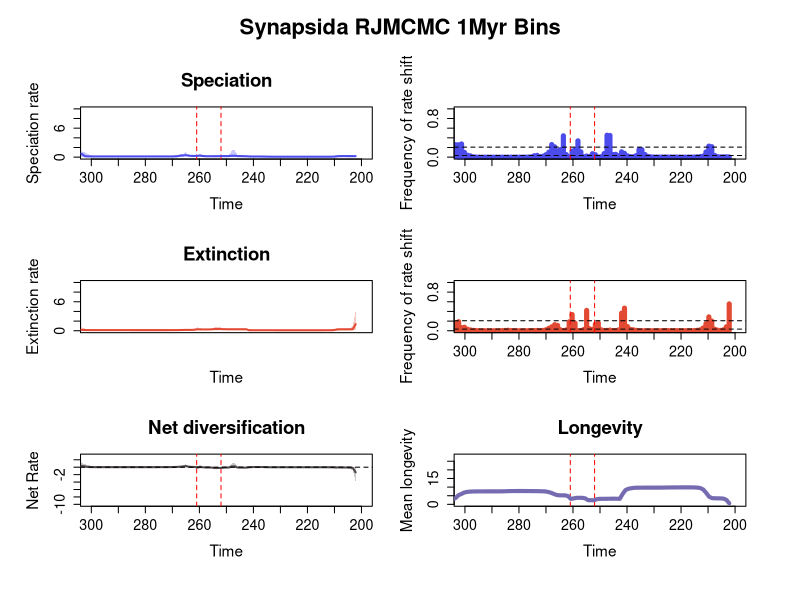

Generate this figure with R:


pdf(file='C:/Users/SimoesLabAdmin/Documents/BDNN_Arielli/synapsida/mcmc_no_predictors/A_rjmcmc_sampled_every_20k/RTT_plots_final.pdf', width=11, height=11)
# Note: reducing the width of the pdf by any more will force the x axis tick labels back to every 20 ma from the custom 10 ma
par(mfrow=c(3,2), cex.main=1.7, cex.lab=1.4, cex.axis=1.3,
    oma=c(2, 2, 4, 2))     # outer margins for the entire figure
library(scales)

# Define custom tick positions at 10 MY intervals
x_ticks <- seq(-300, -200, by=10)
x_tick_labels <- abs(x_ticks)

# Calculate positions for the mass extinction events
perm_trias_extinction = -252 # End-Permian mass extinction (252 Ma)
guadalupian_extinction = -261 # Guadalupian extinction (261 Ma)

time=c(-202.15980177, -203.22606131000003,-204.29232085,-205.35858039,-206.42483993000002,-207.49109947,-208.55735901000003,-209.62361855,-210.68987809000004,-211.75613763,-212.82239717,-213.88865671000002,-214.95491625,-216.02117579000003,-217.08743533,-218.15369487000004,-219.21995441,-220.28621395,-221.35247349000002,-222.41873303,-223.48499257000003,-224.55125211,-225.61751165000004,-226.68377119000002,-227.75003073,-228.81629027000002,-229.88254981,-230.94880935000003,-232.01506889,-233.08132842999999,-234.14758797000002,-235.21384751,-236.28010705000003,-237.34636659,-238.41262613000004,-239.47888567,-240.54514521,-241.61140475000002,-242.67766429,-243.74392383000003,-244.81018337,-245.87644291000004,-246.94270245,-248.00896199,-249.07522153000002,-250.14148107,-251.20774061000003,-252.27400015,-253.34025969000004,-254.40651923000001,-255.47277877,-256.53903831,-257.60529785,-258.67155739000003,-259.73781693,-260.80407647,-261.87033601,-262.93659555,-264.00285509,-265.06911463,-266.13537417000003,-267.20163371,-268.26789325,-269.33415279,-270.40041233,-271.46667186999997,-272.53293141,-273.59919095000004,-274.66545049,-275.73171003,-276.79796957,-277.86422911,-278.93048865,-279.99674819,-281.06300773000004,-282.12926727,-283.19552681,-284.26178635,-285.32804589,-286.39430543,-287.46056497,-288.52682451000004,-289.59308405,-290.65934359,-291.72560313,-292.79186267,-293.85812221,-294.92438175,-295.99064129000004,-297.05690083,-298.12316037,-299.18941991,-300.25567945,-301.32193899,-302.38819853,-303.45445807000004,-304.52071761,-305.58697715,-306.65323669,-307.71949623)
rate=c(0.20796762396500365, 0.20766679887449715,0.2101375871435917,0.21168803596742553,0.21269096279219235,0.21291474661665094,0.20399091962747742,0.12720317707832302,0.10503837650011404,0.09614447495496997,0.09422744868470204,0.09349567082960046,0.09316486958631787,0.09306171312342326,0.09301855634436387,0.09302418504960407,0.09303579409332255,0.09310245859941212,0.09322079460437313,0.09334461299643511,0.09354517851520205,0.0937424425579432,0.09399949581688385,0.0942799725999955,0.09457986988302908,0.09468569412911594,0.09478753397964187,0.09492540662417218,0.09531807569716022,0.09627359218398832,0.0991834231437475,0.10881895386263982,0.12457085230026213,0.1318645416343191,0.13295252555384324,0.13419385239014517,0.13692181375014043,0.1474432789049239,0.18985373143042378,0.19727928033232195,0.21058068485197756,0.2180082777927044,0.29147321710454255,0.2840505279321833,0.21623547030728502,0.21393166813862474,0.21358640978582083,0.2130678696151146,0.19895663096800442,0.19546515839393303,0.19101985208488081,0.1910780673734374,0.1951455894640577,0.2314257665351939,0.30190837884510596,0.26166190068229717,0.25606025346090355,0.2576201427290292,0.31480191979880934,0.3945635621902289,0.3353905547504395,0.31095728218147667,0.17590414072106741,0.1561455079970681,0.15191609340567364,0.1497289733291343,0.1492019151574226,0.14861891109265207,0.14698958588187916,0.1462932303128907,0.14613021761610834,0.14605603972028536,0.14602511201461504,0.1460168566523532,0.14602200442190397,0.14606642307521955,0.14610279941441673,0.1461163214780764,0.1461102754401429,0.14611082508320772,0.14611012039760268,0.14610967820378198,0.14610587806697034,0.14609635375624305,0.1460887684352624,0.14607374875777862,0.1460767767856696,0.14608934514532085,0.14611979684064086,0.14623513315598108,0.14653363140348663,0.14772907767477256,0.14934598261620363,0.15527538097149884,0.1918185060469303,0.6269305568919246,0.7966103822203912,0.8243147170204428,0.8429759695678014,0.8438357429413552)
minHPD=c(0.0768943748744174, 0.07759585291109931,0.07835882624604115,0.07905088387474705,0.07851966021047276,0.07905088387474705,0.07289422283988767,0.048194609730144576,0.039765300181599156,0.03845828469233687,0.042972415586223875,0.044798501892353564,0.04411802272479986,0.044665025581000196,0.04482805220885506,0.04515927009818011,0.0453330247440287,0.04483341814206473,0.04494190654018587,0.04569018382700499,0.04572629837914798,0.0455320193906466,0.04553666781656226,0.044936772503708956,0.044807159323282435,0.0455320193906466,0.04514545711772151,0.04484607789105739,0.04516077052275215,0.04492099533044749,0.04185372916623322,0.047995366444023725,0.06934587340852706,0.07633840809055153,0.07828766516451989,0.078942017690489,0.07893464227840243,0.07998447882917319,0.07894668028705397,0.0823954103680885,0.08921458473105816,0.08694143277627796,0.09652051440582843,0.12864142029923623,0.1207791617933448,0.121735188225771,0.1207791617933448,0.12119451829810914,0.11185066050513932,0.1134267850332581,0.10646464895740482,0.10614555127151859,0.10077728944311788,0.13717255421979418,0.17112614122512343,0.11101455615033948,0.11131171297842146,0.1110357778242096,0.09979938590698119,0.20848061814815885,0.12390033646884258,0.11598557724369375,0.10367159804679568,0.10389314946744818,0.10175165734803149,0.09732700949087068,0.09616608309865594,0.08902081654153314,0.0994553118176836,0.10261880024986388,0.10251443230185399,0.10133961684066378,0.10175165734803149,0.10184901708773189,0.10204663389848598,0.102250008493835,0.10245984248590964,0.10252231205722617,0.10253927801407205,0.10251443230185399,0.10251443230185399,0.10246180144182915,0.10242129460027306,0.10233435085176491,0.10223152885773121,0.10209840634284183,0.1018162937612192,0.10155929481761443,0.10240940890170434,0.10175165734803149,0.10133961684066378,0.09563065402259772,0.08936525115135471,0.09117665824663747,0.09992597846904823,0.10528664406738539,0.12822070175942932,0.3292412171621953,0.3394789633107799,0.3422578161279379)
maxHPD=c(0.3794781254648623, 0.37688966022350573,0.3753595732193221,0.37685157984000295,0.37941859589109045,0.38429020353291304,0.3866462360139265,0.34373450985548754,0.2699347795828436,0.15722228971581734,0.14656708420259604,0.14471169710626947,0.14231541772341838,0.14232003257329645,0.14202814984960746,0.14209620427361466,0.14209414232256085,0.14135207211460424,0.1413236079239283,0.1420268075688765,0.14209620427361466,0.1420320976275001,0.14229352635982637,0.14209620427361466,0.14232558078869326,0.14330452969935673,0.14328852926286736,0.1433998249992334,0.14470838249283638,0.14771113392238153,0.1602531774136245,0.2259382717319704,0.25198571073105586,0.25204872986654053,0.25368055134618944,0.2544117029356372,0.2551746381829326,0.2628861321918233,0.3236361075900059,0.333464348056029,0.3666545124733737,0.4107930956925239,1.4037704429443751,1.3741326872328534,0.36643224218692744,0.3505787688833488,0.34814382825986484,0.3476785902313394,0.27939416083812146,0.2733100544158744,0.2711095791260178,0.2715207340711895,0.2806030851752576,0.36804793375576234,0.7967249996308864,0.4041349013964623,0.3962109745265074,0.3968641080819756,0.5977799640358299,1.018932953197029,0.6272632024136904,0.544317075888178,0.398743212605749,0.3446526964687403,0.3324107078189649,0.32083964739721477,0.3140679190694435,0.28526284990293843,0.20881677993598916,0.20148160927338268,0.19981788040402462,0.1980913200332915,0.19822523958335844,0.19821389464761777,0.19821389464761777,0.19821389464761777,0.19821389464761777,0.19821389464761777,0.19822523958335844,0.19821356983995364,0.1982445742341141,0.19821389464761777,0.19821389464761777,0.19821389464761777,0.19821389464761777,0.19827520720283504,0.19821356983995364,0.19821389464761777,0.19941204527990364,0.19982161000977583,0.20248277222513614,0.22041487521381647,0.4459590151606513,0.6801058617310471,0.9527086662209635,1.163876768555937,1.4593715893969958,1.7053078110211857,1.6985430638167298,1.7073269714118504)
remove_na = !is.na(rate)
time = time[remove_na]
plot(time,time,type = 'n', ylim = c(0, 10), xlim = c(-300,-200), ylab = 'Speciation rate', xlab = 'Time',main='Speciation', xaxt='n') # xaxt removes default x axis

axis(1, at=x_ticks, labels=x_tick_labels, cex.axis=1.3) # Custom x-axis with 10MY interval ticks
# Add vertical lines for mass extinction events
abline(v=perm_trias_extinction, col="red", lty=2) 
abline(v=guadalupian_extinction, col="red", lty=2)

polygon(c(time, rev(time)), c(maxHPD[remove_na], rev(minHPD[remove_na])), col = alpha('#4c4cec',0.3), border = NA)
lines(time,rate[remove_na], col = '#4c4cec', lwd=2)
mids=c(-202.16518691919194, -203.24221675757576,-204.3192465959596,-205.39627643434343,-206.47330627272729,-207.5503361111111,-208.62736594949496,-209.7043957878788,-210.78142562626263,-211.85845546464648,-212.9354853030303,-214.01251514141416,-215.08954497979798,-216.16657481818183,-217.24360465656565,-218.3206344949495,-219.39766433333335,-220.47469417171718,-221.55172401010103,-222.62875384848485,-223.7057836868687,-224.78281352525252,-225.85984336363637,-226.9368732020202,-228.01390304040405,-229.0909328787879,-230.16796271717172,-231.24499255555557,-232.3220223939394,-233.39905223232324,-234.4760820707071,-235.55311190909092,-236.63014174747474,-237.7071715858586,-238.78420142424244,-239.86123126262626,-240.9382611010101,-242.01529093939394,-243.0923207777778,-244.16935061616164,-245.24638045454546,-246.32341029292928,-247.40044013131313,-248.47746996969698,-249.5544998080808,-250.63152964646466,-251.70855948484848,-252.78558932323233,-253.86261916161618,-254.939649,-256.0166788383838,-257.0937086767677,-258.1707385151515,-259.2477683535354,-260.3247981919192,-261.401828030303,-262.4788578686869,-263.5558877070707,-264.6329175454546,-265.7099473838384,-266.7869772222222,-267.86400706060607,-268.9410368989899,-270.0180667373737,-271.09509657575757,-272.1721264141414,-273.24915625252527,-274.3261860909091,-275.40321592929297,-276.48024576767676,-277.5572756060606,-278.63430544444446,-279.71133528282826,-280.7883651212121,-281.86539495959596,-282.9424247979798,-284.01945463636366,-285.0964844747475,-286.1735143131313,-287.25054415151516,-288.327573989899,-289.4046038282828,-290.48163366666665,-291.5586635050505,-292.63569334343435,-293.7127231818182,-294.78975302020206,-295.86678285858585,-296.9438126969697,-298.02084253535355,-299.09787237373735,-300.1749022121212,-301.25193205050505,-302.3289618888889,-303.40599172727275,-304.4830215656566,-305.5600514040404,-306.63708124242424,-307.7141110808081)
counts=c(0.004944444444444444, 0.0092,0.0064444444444444445,0.006044444444444444,0.009788888888888889,0.036066666666666664,0.21676666666666666,0.22844444444444445,0.10683333333333334,0.023144444444444443,0.011122222222222223,0.005833333333333334,0.0029666666666666665,0.002522222222222222,0.0020555555555555557,0.0015555555555555555,0.001888888888888889,0.0021777777777777776,0.002688888888888889,0.003511111111111111,0.0033666666666666667,0.0036666666666666666,0.003966666666666667,0.0035444444444444442,0.0023,0.0025,0.0027333333333333333,0.006866666666666667,0.01682222222222222,0.05508888888888889,0.15416666666666667,0.15747777777777777,0.030955555555555556,0.007388888888888889,0.010555555555555556,0.027344444444444446,0.07877777777777778,0.11027777777777778,0.028511111111111112,0.05846666666666667,0.05513333333333333,0.44908888888888887,0.4532777777777778,0.07386666666666666,0.009122222222222223,0.003933333333333333,0.0504,0.07113333333333334,0.0141,0.02298888888888889,0.008288888888888889,0.11153333333333333,0.3371777777777778,0.15767777777777778,0.12498888888888889,0.006944444444444444,0.05263333333333333,0.4416111111111111,0.15745555555555554,0.1302111111111111,0.21332222222222222,0.2604222222222222,0.1017,0.049555555555555554,0.020866666666666665,0.011566666666666666,0.03678888888888889,0.029344444444444444,0.006922222222222222,0.003022222222222222,0.0017555555555555556,0.0010888888888888888,0.0008888888888888889,0.0013,0.0017555555555555556,0.0009,0.0006555555555555556,0.0007111111111111111,0.0006222222222222223,0.0008777777777777778,0.0007333333333333333,0.0009,0.0008888888888888889,0.0010555555555555555,0.0011,0.001,0.001288888888888889,0.003077777777777778,0.006855555555555556,0.027366666666666668,0.040822222222222225,0.099,0.2729111111111111,0.2557333333333333,0.25804444444444447,0.0456,0.029988888888888888,0.005733333333333333,0.0044444444444444444)
plot(mids,counts,type = 'h', xlim = c(-300,-200), ylim=c(0,1), ylab = 'Frequency of rate shift', xlab = 'Time',lwd=5,col='#4c4cec', xaxt='n') # xaxt removes default x axis

# Custom x-axis with 10MY interval ticks
axis(1, at=x_ticks, labels=x_tick_labels, cex.axis=1.3)
# Add vertical lines for mass extinction events
abline(v=perm_trias_extinction, col="red", lty=2) 
abline(v=guadalupian_extinction, col="red", lty=2)

bf2 = 0.03425154723169152
bf6 = 0.20764631159148825
abline(h=bf2, lty=2)
abline(h=bf6, lty=2)

time=c(-202.15980177, -203.22606131000003,-204.29232085,-205.35858039,-206.42483993000002,-207.49109947,-208.55735901000003,-209.62361855,-210.68987809000004,-211.75613763,-212.82239717,-213.88865671000002,-214.95491625,-216.02117579000003,-217.08743533,-218.15369487000004,-219.21995441,-220.28621395,-221.35247349000002,-222.41873303,-223.48499257000003,-224.55125211,-225.61751165000004,-226.68377119000002,-227.75003073,-228.81629027000002,-229.88254981,-230.94880935000003,-232.01506889,-233.08132842999999,-234.14758797000002,-235.21384751,-236.28010705000003,-237.34636659,-238.41262613000004,-239.47888567,-240.54514521,-241.61140475000002,-242.67766429,-243.74392383000003,-244.81018337,-245.87644291000004,-246.94270245,-248.00896199,-249.07522153000002,-250.14148107,-251.20774061000003,-252.27400015,-253.34025969000004,-254.40651923000001,-255.47277877,-256.53903831,-257.60529785,-258.67155739000003,-259.73781693,-260.80407647,-261.87033601,-262.93659555,-264.00285509,-265.06911463,-266.13537417000003,-267.20163371,-268.26789325,-269.33415279,-270.40041233,-271.46667186999997,-272.53293141,-273.59919095000004,-274.66545049,-275.73171003,-276.79796957,-277.86422911,-278.93048865,-279.99674819,-281.06300773000004,-282.12926727,-283.19552681,-284.26178635,-285.32804589,-286.39430543,-287.46056497,-288.52682451000004,-289.59308405,-290.65934359,-291.72560313,-292.79186267,-293.85812221,-294.92438175,-295.99064129000004,-297.05690083,-298.12316037,-299.18941991,-300.25567945,-301.32193899,-302.38819853,-303.45445807000004,-304.52071761,-305.58697715,-306.65323669,-307.71949623)
rate=c(1.3666440167730343, 0.31376495817083805,0.2925677868489296,0.287478471450386,0.2862210070337915,0.2836099130768382,0.27547660210681213,0.20190635617322839,0.11245556240985816,0.10453970444279807,0.10222815117649639,0.1015247960284296,0.10125537896087597,0.10114691685286886,0.10111122132144792,0.10110598646116402,0.10113916870225911,0.10117250728095076,0.10123726550392864,0.10128960280091265,0.101358795632642,0.10144750458247816,0.10159815138914363,0.10177273564665804,0.10190479790650894,0.10192726518873972,0.10193089731103878,0.1019223622891463,0.1019272973438134,0.10193130808446357,0.10193481606391921,0.1019534260548558,0.10198581517322039,0.10207092723482862,0.10249258001622347,0.10306668051534673,0.10444559133040965,0.11430555939094128,0.30622014114357254,0.3057051293362182,0.3053262881169408,0.3054566654123859,0.3063331444311439,0.3076006767936023,0.3078215451494205,0.3083561825241705,0.3151942295508726,0.3515455842966989,0.34793102675511056,0.34717041234135554,0.29040953921959634,0.2707584459780589,0.2690906058659128,0.26888367215422326,0.2809268221804285,0.28261670937316813,0.20421145927468826,0.17699950498381256,0.1753395766532515,0.17413796426515107,0.1630479965363492,0.14759407183316559,0.13811715826340581,0.1328584065648523,0.12998059521010788,0.12914577844235364,0.12881221810801655,0.12856402637891917,0.12825475236818162,0.12807771353840552,0.12797041561480255,0.1278866366008437,0.1278749333479151,0.12787727467096058,0.12791774126763833,0.12805532068605435,0.12825475236818162,0.12864423519811075,0.12938849185615647,0.12981090317356545,0.12997017790930945,0.129996576110952,0.13001246225147917,0.13001004703321206,0.13002174541626105,0.13006084222975345,0.13009900995206167,0.13017805247630732,0.13032684877137363,0.13060170801158205,0.13109488690091517,0.1322577587165825,0.13446020254100768,0.13968787858331613,0.14501582388466194,0.17034822905982056,0.2505660348390565,0.2746149495623695,0.2977590787755317,0.31648715370654756)
minHPD=c(0.08348190308680896, 0.07368241661031225,0.0844673055409662,0.08327000187176245,0.08435717385455181,0.08435717385455181,0.0823664992062907,0.07128241655358862,0.06333759320716403,0.05653815888738134,0.05753424662583165,0.06301447853364206,0.06518718786189116,0.06519531407714453,0.06515772973663224,0.06518718786189116,0.06516603168919358,0.06510110720956809,0.06513737114166247,0.06537263627711279,0.06734119586520412,0.06733007231278947,0.06774509795910805,0.06775386137193883,0.06772528748593573,0.06781091375094567,0.06775386137193883,0.06772528748593573,0.06780421195462585,0.0677549651107355,0.06772528748593573,0.06772528748593573,0.06775386137193883,0.06715112784305398,0.06335379442813509,0.056827993782073476,0.06247040054729427,0.06518718786189116,0.17379380010964263,0.19587329107423804,0.19574548850587145,0.1969417492277334,0.1963426761343241,0.20038395319566288,0.20032746752998773,0.19632928673510633,0.18918864736120888,0.24965700436920876,0.24957857744870487,0.24965700436920876,0.16126463747187753,0.16736617547785937,0.1674306327621449,0.16737600221568985,0.1324248678632417,0.11764011944485381,0.11081770609084718,0.1087129745214534,0.1087129745214534,0.10867900520870648,0.1040291301518661,0.08625140261938312,0.07695725992406921,0.07559940189269528,0.07374780061787484,0.07563919690930712,0.07550632331098898,0.07616735136221806,0.0758013124756407,0.0758013124756407,0.0758013124756407,0.075497377728141,0.0758013124756407,0.0758013124756407,0.07615756395106608,0.0758013124756407,0.07644181766085287,0.07733093566473771,0.07817600997339538,0.07845642931333982,0.07845642931333982,0.07845921525849751,0.07840515356116852,0.0783931559672493,0.07828189541803066,0.0787623169685589,0.07850294709956412,0.07852123943815092,0.07848539144050923,0.07849388006026446,0.07828165956114867,0.07614856198168524,0.06805678901047306,0.07183867760227988,0.0736305007680343,0.07674831600144431,0.08742231109698581,0.0881285466630207,0.08742231109698581,0.08648396848453296)
maxHPD=c(4.006078696745388, 1.070287033094507,0.5468734958945284,0.5217462567650728,0.5188171664863217,0.5151756212954623,0.5063648191701448,0.4628783552752922,0.35848134381864527,0.2554923375190755,0.1556060965330382,0.1444070607999364,0.14268765506746675,0.14116324944318434,0.14038611745888996,0.13987723945919364,0.13927425497430432,0.13890861788771322,0.13847568438238236,0.13831739123434325,0.13987462844300874,0.139483221464613,0.13950847862416768,0.139314460700887,0.13931246078070517,0.1394519972274317,0.13946975034631431,0.13950610782218492,0.13974225966512333,0.13986761342481555,0.140027791428347,0.1404227366717536,0.14119848727741793,0.14248126962477498,0.14745818394798837,0.18066666438760576,0.27508400003509853,0.3382642957585694,0.45712774842507997,0.4412217933899372,0.4374695793357429,0.4370199604603846,0.43250113824153896,0.4389819224270483,0.44126339230400946,0.44540157791131724,0.5653813240445955,0.739131670642162,0.7099585752192836,0.7099585752192836,0.41830867669301697,0.35697031359972575,0.3559408815201169,0.3559408815201169,0.49578675608213535,0.7529206445306491,0.31772967936975105,0.3044414414550101,0.30404703584203213,0.30439174564394655,0.3024913140504804,0.2874274217342404,0.24552796232239824,0.22533334620666615,0.208213003364816,0.20570642790937532,0.2040212652055531,0.20335459990111307,0.20120691314913178,0.2003918823321254,0.1995731502008717,0.19874287008872213,0.19874287008872213,0.1985582344464715,0.1986959560511362,0.19779863089468452,0.19783951204615635,0.19783528058858246,0.19781316566315735,0.19785520796007153,0.19785520796007153,0.19785520796007153,0.19781316566315735,0.19783528058858246,0.19778808446829232,0.19835326032037082,0.19824963737544704,0.1986348951352021,0.1993225677431661,0.20080303524710236,0.20377938886473426,0.21116999948835075,0.2491395796924543,0.38390339119681904,0.46510380574171506,0.6902296316620936,0.8612469701781429,0.8821524013776972,0.9401402207208718,1.0093068886929968)
remove_na = !is.na(rate)
time = time[remove_na]
plot(time,time,type = 'n', ylim = c(0, 10), xlim = c(-300,-200), ylab = 'Extinction rate', xlab = 'Time',main='Extinction', xaxt='n') # xaxt removes default x axis
polygon(c(time, rev(time)), c(maxHPD[remove_na], rev(minHPD[remove_na])), col = alpha('#e34a33',0.3), border = NA)
lines(time,rate[remove_na], col = '#e34a33', lwd=2)
mids=c(-202.16518691919194, -203.24221675757576,-204.3192465959596,-205.39627643434343,-206.47330627272729,-207.5503361111111,-208.62736594949496,-209.7043957878788,-210.78142562626263,-211.85845546464648,-212.9354853030303,-214.01251514141416,-215.08954497979798,-216.16657481818183,-217.24360465656565,-218.3206344949495,-219.39766433333335,-220.47469417171718,-221.55172401010103,-222.62875384848485,-223.7057836868687,-224.78281352525252,-225.85984336363637,-226.9368732020202,-228.01390304040405,-229.0909328787879,-230.16796271717172,-231.24499255555557,-232.3220223939394,-233.39905223232324,-234.4760820707071,-235.55311190909092,-236.63014174747474,-237.7071715858586,-238.78420142424244,-239.86123126262626,-240.9382611010101,-242.01529093939394,-243.0923207777778,-244.16935061616164,-245.24638045454546,-246.32341029292928,-247.40044013131313,-248.47746996969698,-249.5544998080808,-250.63152964646466,-251.70855948484848,-252.78558932323233,-253.86261916161618,-254.939649,-256.0166788383838,-257.0937086767677,-258.1707385151515,-259.2477683535354,-260.3247981919192,-261.401828030303,-262.4788578686869,-263.5558877070707,-264.6329175454546,-265.7099473838384,-266.7869772222222,-267.86400706060607,-268.9410368989899,-270.0180667373737,-271.09509657575757,-272.1721264141414,-273.24915625252527,-274.3261860909091,-275.40321592929297,-276.48024576767676,-277.5572756060606,-278.63430544444446,-279.71133528282826,-280.7883651212121,-281.86539495959596,-282.9424247979798,-284.01945463636366,-285.0964844747475,-286.1735143131313,-287.25054415151516,-288.327573989899,-289.4046038282828,-290.48163366666665,-291.5586635050505,-292.63569334343435,-293.7127231818182,-294.78975302020206,-295.86678285858585,-296.9438126969697,-298.02084253535355,-299.09787237373735,-300.1749022121212,-301.25193205050505,-302.3289618888889,-303.40599172727275,-304.4830215656566,-305.5600514040404,-306.63708124242424,-307.7141110808081)
counts=c(0.5551666666666667, 0.08224444444444444,0.02031111111111111,0.0077555555555555555,0.012477777777777779,0.03297777777777778,0.2008111111111111,0.2869555555555556,0.14486666666666667,0.055877777777777776,0.018877777777777778,0.00848888888888889,0.004255555555555556,0.0026444444444444445,0.0022,0.002277777777777778,0.0019444444444444444,0.0026555555555555555,0.002511111111111111,0.002611111111111111,0.003111111111111111,0.0037444444444444443,0.004722222222222222,0.003266666666666667,0.0011888888888888889,0.001411111111111111,0.0013,0.0010777777777777778,0.0011,0.0012555555555555555,0.001888888888888889,0.0029555555555555555,0.008422222222222222,0.020344444444444443,0.02898888888888889,0.08734444444444445,0.4681888888888889,0.36341111111111113,0.017966666666666666,0.004166666666666667,0.0044555555555555555,0.0146,0.007633333333333333,0.0052,0.02022222222222222,0.16263333333333332,0.13541111111111112,0.027666666666666666,0.04103333333333333,0.42065555555555556,0.026155555555555557,0.004577777777777778,0.0037,0.15794444444444444,0.33576666666666666,0.18386666666666668,0.01731111111111111,0.004544444444444445,0.020022222222222223,0.11064444444444445,0.1252111111111111,0.08202222222222222,0.050777777777777776,0.020511111111111112,0.007288888888888889,0.004677777777777778,0.006511111111111111,0.0043,0.0028333333333333335,0.002511111111111111,0.0016666666666666668,0.0011333333333333334,0.0010222222222222223,0.0021777777777777776,0.0034222222222222223,0.005333333333333333,0.010822222222222223,0.006933333333333333,0.004011111111111111,0.0012555555555555555,0.001288888888888889,0.0011,0.0008333333333333334,0.0012444444444444445,0.0013444444444444445,0.0020777777777777778,0.002711111111111111,0.0047666666666666664,0.00871111111111111,0.017466666666666665,0.0319,0.07271111111111112,0.0645,0.18683333333333332,0.14757777777777778,0.0242,0.02431111111111111,0.02278888888888889,0.009622222222222223)
plot(mids,counts,type = 'h', xlim = c(-300,-200), ylim=c(0,1), ylab = 'Frequency of rate shift', xlab = 'Time',lwd=5,col='#e34a33', xaxt='n') # xaxt removes default x axis

# Custom x-axis with 10MY interval ticks
axis(1, at=x_ticks, labels=x_tick_labels, cex.axis=1.3)
# Add vertical lines for mass extinction events
abline(v=perm_trias_extinction, col="red", lty=2) 
abline(v=guadalupian_extinction, col="red", lty=2)

abline(h=bf2, lty=2)
abline(h=bf6, lty=2)

#Net Diversification Rate
time=c(-202.15980177, -203.22606131000003,-204.29232085,-205.35858039,-206.42483993000002,-207.49109947,-208.55735901000003,-209.62361855,-210.68987809000004,-211.75613763,-212.82239717,-213.88865671000002,-214.95491625,-216.02117579000003,-217.08743533,-218.15369487000004,-219.21995441,-220.28621395,-221.35247349000002,-222.41873303,-223.48499257000003,-224.55125211,-225.61751165000004,-226.68377119000002,-227.75003073,-228.81629027000002,-229.88254981,-230.94880935000003,-232.01506889,-233.08132842999999,-234.14758797000002,-235.21384751,-236.28010705000003,-237.34636659,-238.41262613000004,-239.47888567,-240.54514521,-241.61140475000002,-242.67766429,-243.74392383000003,-244.81018337,-245.87644291000004,-246.94270245,-248.00896199,-249.07522153000002,-250.14148107,-251.20774061000003,-252.27400015,-253.34025969000004,-254.40651923000001,-255.47277877,-256.53903831,-257.60529785,-258.67155739000003,-259.73781693,-260.80407647,-261.87033601,-262.93659555,-264.00285509,-265.06911463,-266.13537417000003,-267.20163371,-268.26789325,-269.33415279,-270.40041233,-271.46667186999997,-272.53293141,-273.59919095000004,-274.66545049,-275.73171003,-276.79796957,-277.86422911,-278.93048865,-279.99674819,-281.06300773000004,-282.12926727,-283.19552681,-284.26178635,-285.32804589,-286.39430543,-287.46056497,-288.52682451000004,-289.59308405,-290.65934359,-291.72560313,-292.79186267,-293.85812221,-294.92438175,-295.99064129000004,-297.05690083,-298.12316037,-299.18941991,-300.25567945,-301.32193899,-302.38819853,-303.45445807000004,-304.52071761,-305.58697715,-306.65323669,-307.71949623)
net_rate=c(-1.3841026206847982, -0.175007275670535,-0.08893654349015323,-0.07707111183114736,-0.07372991874326551,-0.06949569435015375,-0.06633463607320086,-0.05799604864585734,-0.03189235648416565,-0.01815475130997435,-0.011380076912029484,-0.00963713790142635,-0.009084131070100478,-0.008810784193182387,-0.008743636250210837,-0.008739806616745097,-0.008806198227629713,-0.0088057940342068,-0.008856248353280787,-0.008887456939021257,-0.00880133562748939,-0.008780647668996592,-0.008811692972661881,-0.008887280415095358,-0.008933025663448706,-0.00886746371819492,-0.008765807135562596,-0.008627108837064482,-0.008294289226850523,-0.007140995583084536,-0.002845688338323291,0.013636358616135835,0.039549486191369373,0.047506633954747114,0.045725446378228674,0.042877651142205896,0.03566650453395683,-0.0011750350027821934,-0.11982530775399379,-0.1113306201670681,-0.09534888091096079,-0.08029258561245525,0.21819864874293093,0.2106267789953727,-0.08691535269487254,-0.09360905147709835,-0.11653487076243038,-0.2091136680905972,-0.21597250849205246,-0.21874077697931432,-0.09844216174886378,-0.07483182376546106,-0.06955983370576256,-0.020167960326364306,0.05558826617252705,-0.044029440663107766,0.05766813001455612,0.07361682185057822,0.1361892100157564,0.3068371317943581,0.16651799442195464,0.13824369748924778,0.07629128917621333,0.04471921694653809,0.03761478347967758,0.03233608233686162,0.03072860543224983,0.02852566415716621,0.021813549900752564,0.01898507565031227,0.018674077492946726,0.018597492047194027,0.018531840609932893,0.01850171241897961,0.01847193549969543,0.018384672143543158,0.018206063538855028,0.017574681170135015,0.01631541222255319,0.015627018116230858,0.01539622498442263,0.015347013980915158,0.015316904222739137,0.015312282956046586,0.015270153536558953,0.015188673603850273,0.01510249464122247,0.01500050712495983,0.014819800012633465,0.014808838448519704,0.01528506733933526,0.02164949608159466,0.029918765495505276,0.06524016809335807,0.21193798967635885,0.3228191043374065,0.4788179042678398,0.5194564183749675,0.5421593731426718,0.5191313783532416)
net_minHPD=c(-3.846351343002033, -0.8948582763404195,-0.37729153448838826,-0.34241177357425845,-0.33851268240167987,-0.34047722766753596,-0.34376058749485544,-0.35882612618391524,-0.28948935338795895,-0.21157618712770415,-0.07577781393984806,-0.06386807249285606,-0.060819093852071515,-0.05976192827661862,-0.05935041528116039,-0.05856500764152125,-0.05856500764152125,-0.05856500764152125,-0.058603644831726115,-0.057949236697313646,-0.05793892432648764,-0.057949236697313646,-0.057400409434779406,-0.05751226909583267,-0.057755548202720774,-0.05750365168632886,-0.05843076483450296,-0.05830309214228248,-0.059713064954705616,-0.060393386569275925,-0.06661548887021373,-0.05833397252055253,-0.04464055200444356,-0.039381267066193756,-0.04409701925496816,-0.057863207764659405,-0.14709318008884073,-0.20872594845769876,-0.28016454515972966,-0.2682656680944005,-0.2670726736389648,-0.2801747397508289,-0.2647055854599746,-0.25225325586213754,-0.28923884934121924,-0.28919369511987547,-0.35971195667340927,-0.5264461269369023,-0.5342582876675657,-0.5408366970713918,-0.25178545602252467,-0.17642130900252,-0.17389423101421558,-0.1579786761541174,-0.18109738918037144,-0.6133408073341091,-0.09238781460126017,-0.07809398895838646,-0.08891151924243612,0.006766776699816235,-0.1549098094388809,-0.13191716505209072,-0.11802837297046095,-0.08508352418701459,-0.04966126777625049,-0.04478161297803221,-0.04883459379335214,-0.0519142405198641,-0.05757826140928865,-0.05297254752325048,-0.05297812422835255,-0.05203306046106343,-0.05086112907564766,-0.05052810663939464,-0.050096271058139824,-0.04940054673159722,-0.04884077120041569,-0.050754999293361774,-0.05233813842365684,-0.053444422898313595,-0.053444422898313595,-0.0535333387624328,-0.054233793015251275,-0.054233793015251275,-0.05417134432001908,-0.054233793015251275,-0.054753158125124324,-0.055842071080211136,-0.0571665914663492,-0.0583086891369381,-0.06858820414799599,-0.1362624490613927,-0.18582769298648702,-0.2729456474231142,-0.2581974300036557,-0.2935852010845892,-0.2551380111614622,-0.2613442280783197,-0.3152791771782365,-0.38404527757628704)
net_maxHPD=c(0.12629286087612518, 0.1777360999058173,0.14076985776299733,0.13635472850593428,0.13960013944031596,0.1436911301916031,0.15680189711102488,0.19222037071439568,0.14960271542316306,0.0826086191010599,0.06911099992836235,0.05017207798566817,0.046427244628539956,0.04487183241881487,0.043842402744142306,0.0437690841865816,0.04314078043502591,0.0426261099724454,0.04205445517945677,0.042360156764333884,0.042327259653677604,0.042261629481454774,0.04295890989395537,0.04314078043502591,0.04324689817468533,0.04379723107906219,0.04323246654786998,0.0437690841865816,0.04392408763140909,0.048322795079494746,0.066558550730059,0.13478332373460206,0.1626017161749093,0.16869429699103625,0.1736745841531699,0.18731214425414905,0.1792918926357036,0.1795762634095275,0.08297261200373984,0.07945780665601238,0.12445197780458808,0.1734002756776982,1.1108526261074352,1.0805860531450548,0.12565098943461192,0.11202352049920067,0.11103718693860012,-0.0007512483096840938,-0.017573090924428436,-0.014859049741531793,0.05135320592559897,0.040196215519724576,0.04782767198709112,0.1556683767316955,0.6546380203298958,0.20360546526154885,0.20082799483120795,0.2089298915470887,0.4280379920976882,0.8380779938903589,0.4647071360697364,0.4219337016751115,0.2867654302144662,0.2105281777252019,0.18278405302845924,0.15926888585775753,0.14665045593854206,0.1365781048259316,0.09878754713156924,0.08904107950470455,0.08564077814848658,0.08513304189463422,0.08561992893699567,0.08561992893699567,0.08561992893699567,0.08561992893699567,0.08522756203309496,0.08233539828400503,0.07948068422334796,0.0779683878719318,0.0779683878719318,0.0780222427751777,0.07738311084134127,0.07738545243552891,0.07754104614480363,0.0777647126432578,0.07778801371400675,0.0775582239573743,0.07775989734465605,0.08080329370394512,0.0819338824887061,0.10505060753299655,0.3716633542368349,0.5962885546453948,0.8798238401255989,1.0662293927482336,1.2809956175305357,1.3847631017633,1.5364450518952713,1.5748565217568344)
remove_na = !is.na(net_rate)
time = time[remove_na]
plot(time,time,type = 'n', ylim = c(-10,3), xlim = c(-300,-200), ylab = 'Net Rate', xlab = 'Time',lwd=2, main='Net diversification', col= '#504A4B', xaxt='n') # xaxt removes default x axis

# Custom x-axis with 10MY interval ticks
axis(1, at=x_ticks, labels=x_tick_labels, cex.axis=1.3)
# Add vertical lines for mass extinction events
abline(v=perm_trias_extinction, col="red", lty=2) 
abline(v=guadalupian_extinction, col="red", lty=2)

polygon(c(time, rev(time)), c(net_maxHPD[remove_na], rev(net_minHPD[remove_na])), col = alpha('#504A4B',0.3), border = NA)
lines(time,net_rate[remove_na], col = '#504A4B', lwd=2)
abline(h=0,lty=2)

time=c(-202.15980177, -203.22606131000003,-204.29232085,-205.35858039,-206.42483993000002,-207.49109947,-208.55735901000003,-209.62361855,-210.68987809000004,-211.75613763,-212.82239717,-213.88865671000002,-214.95491625,-216.02117579000003,-217.08743533,-218.15369487000004,-219.21995441,-220.28621395,-221.35247349000002,-222.41873303,-223.48499257000003,-224.55125211,-225.61751165000004,-226.68377119000002,-227.75003073,-228.81629027000002,-229.88254981,-230.94880935000003,-232.01506889,-233.08132842999999,-234.14758797000002,-235.21384751,-236.28010705000003,-237.34636659,-238.41262613000004,-239.47888567,-240.54514521,-241.61140475000002,-242.67766429,-243.74392383000003,-244.81018337,-245.87644291000004,-246.94270245,-248.00896199,-249.07522153000002,-250.14148107,-251.20774061000003,-252.27400015,-253.34025969000004,-254.40651923000001,-255.47277877,-256.53903831,-257.60529785,-258.67155739000003,-259.73781693,-260.80407647,-261.87033601,-262.93659555,-264.00285509,-265.06911463,-266.13537417000003,-267.20163371,-268.26789325,-269.33415279,-270.40041233,-271.46667186999997,-272.53293141,-273.59919095000004,-274.66545049,-275.73171003,-276.79796957,-277.86422911,-278.93048865,-279.99674819,-281.06300773000004,-282.12926727,-283.19552681,-284.26178635,-285.32804589,-286.39430543,-287.46056497,-288.52682451000004,-289.59308405,-290.65934359,-291.72560313,-292.79186267,-293.85812221,-294.92438175,-295.99064129000004,-297.05690083,-298.12316037,-299.18941991,-300.25567945,-301.32193899,-302.38819853,-303.45445807000004,-304.52071761,-305.58697715,-306.65323669,-307.71949623)
rate=c(0.6272781586248815, 2.6065612889933663,3.335217378394145,3.454747148929753,3.479054534375133,3.5173637655363588,3.6218209266404284,4.448496867945494,6.630589368667522,8.577022042716935,9.423369242176362,9.694669449221232,9.794998104204037,9.834791137111305,9.847463094906175,9.849746615480692,9.843422796306541,9.83783298169989,9.824717161155556,9.812076247818824,9.79761725481308,9.780444746075476,9.75590292094019,9.723467008213317,9.69367304940482,9.68933656265395,9.690509768842919,9.690608719511326,9.686839035664208,9.683591421955828,9.679943848610678,9.669781559532149,9.649823944348443,9.59134404116748,9.356985364891168,9.033905309798895,8.31620908423135,6.0563119105351255,3.225768253301946,3.2604558199019005,3.2722307627099774,3.2685346143749547,3.246763210810469,3.2158015765982952,3.210987543624644,3.1942154838718957,2.9801915353446575,2.339536671327356,2.4116664729530894,2.41808722781018,3.467111651314771,3.7756525917514736,3.790308691229949,3.792331493056265,3.4461502646215103,3.156351794600719,4.834198924249366,5.203926173775956,5.224169698467806,5.234125650981248,5.4436400766154955,6.1050773724133025,6.789448974810526,7.237402693865506,7.506810086235614,7.588461881900767,7.6190687823775,7.646050407877099,7.678428170684608,7.695273318720328,7.707405025367062,7.716528957787915,7.717895319550011,7.717422294725854,7.714904863190671,7.703773062563208,7.686460436696795,7.6478865231268065,7.575278645387853,7.535726580177024,7.522915748719148,7.520711466975296,7.519331882191233,7.520420438948655,7.519701128132232,7.517253155042794,7.513108491607492,7.504651569997917,7.488178694251278,7.4584873790550645,7.386854006848646,7.2203578680557,6.854539164208847,6.007837423279884,5.318503655398027,3.6686098736895114,2.8329564803936713,2.7431350256788183,2.5849459683137384,2.4285250045544986)
minHPD=c(0.6272781586248815, 2.6065612889933663,3.335217378394145,3.454747148929753,3.479054534375133,3.5173637655363588,3.6218209266404284,4.448496867945494,6.630589368667522,8.577022042716935,9.423369242176362,9.694669449221232,9.794998104204037,9.834791137111305,9.847463094906175,9.849746615480692,9.843422796306541,9.83783298169989,9.824717161155556,9.812076247818824,9.79761725481308,9.780444746075476,9.75590292094019,9.723467008213317,9.69367304940482,9.68933656265395,9.690509768842919,9.690608719511326,9.686839035664208,9.683591421955828,9.679943848610678,9.669781559532149,9.649823944348443,9.59134404116748,9.356985364891168,9.033905309798895,8.31620908423135,6.0563119105351255,3.225768253301946,3.2604558199019005,3.2722307627099774,3.2685346143749547,3.246763210810469,3.2158015765982952,3.210987543624644,3.1942154838718957,2.9801915353446575,2.339536671327356,2.4116664729530894,2.41808722781018,3.467111651314771,3.7756525917514736,3.790308691229949,3.792331493056265,3.4461502646215103,3.156351794600719,4.834198924249366,5.203926173775956,5.224169698467806,5.234125650981248,5.4436400766154955,6.1050773724133025,6.789448974810526,7.237402693865506,7.506810086235614,7.588461881900767,7.6190687823775,7.646050407877099,7.678428170684608,7.695273318720328,7.707405025367062,7.716528957787915,7.717895319550011,7.717422294725854,7.714904863190671,7.703773062563208,7.686460436696795,7.6478865231268065,7.575278645387853,7.535726580177024,7.522915748719148,7.520711466975296,7.519331882191233,7.520420438948655,7.519701128132232,7.517253155042794,7.513108491607492,7.504651569997917,7.488178694251278,7.4584873790550645,7.386854006848646,7.2203578680557,6.854539164208847,6.007837423279884,5.318503655398027,3.6686098736895114,2.8329564803936713,2.7431350256788183,2.5849459683137384,2.4285250045544986)
maxHPD=c(0.6272781586248815, 2.6065612889933663,3.335217378394145,3.454747148929753,3.479054534375133,3.5173637655363588,3.6218209266404284,4.448496867945494,6.630589368667522,8.577022042716935,9.423369242176362,9.694669449221232,9.794998104204037,9.834791137111305,9.847463094906175,9.849746615480692,9.843422796306541,9.83783298169989,9.824717161155556,9.812076247818824,9.79761725481308,9.780444746075476,9.75590292094019,9.723467008213317,9.69367304940482,9.68933656265395,9.690509768842919,9.690608719511326,9.686839035664208,9.683591421955828,9.679943848610678,9.669781559532149,9.649823944348443,9.59134404116748,9.356985364891168,9.033905309798895,8.31620908423135,6.0563119105351255,3.225768253301946,3.2604558199019005,3.2722307627099774,3.2685346143749547,3.246763210810469,3.2158015765982952,3.210987543624644,3.1942154838718957,2.9801915353446575,2.339536671327356,2.4116664729530894,2.41808722781018,3.467111651314771,3.7756525917514736,3.790308691229949,3.792331493056265,3.4461502646215103,3.156351794600719,4.834198924249366,5.203926173775956,5.224169698467806,5.234125650981248,5.4436400766154955,6.1050773724133025,6.789448974810526,7.237402693865506,7.506810086235614,7.588461881900767,7.6190687823775,7.646050407877099,7.678428170684608,7.695273318720328,7.707405025367062,7.716528957787915,7.717895319550011,7.717422294725854,7.714904863190671,7.703773062563208,7.686460436696795,7.6478865231268065,7.575278645387853,7.535726580177024,7.522915748719148,7.520711466975296,7.519331882191233,7.520420438948655,7.519701128132232,7.517253155042794,7.513108491607492,7.504651569997917,7.488178694251278,7.4584873790550645,7.386854006848646,7.2203578680557,6.854539164208847,6.007837423279884,5.318503655398027,3.6686098736895114,2.8329564803936713,2.7431350256788183,2.5849459683137384,2.4285250045544986)
remove_na = !is.na(rate)
time = time[remove_na]
plot(time,time,type = 'n', ylim = c(0, 28), xlim = c(-300,-200), ylab = 'Mean longevity', xlab = 'Time',main='Longevity', xaxt='n') # xaxt removes default x axis

# Custom x-axis with 10MY interval ticks
axis(1, at=x_ticks, labels=x_tick_labels, cex.axis=1.3)
# Add vertical lines for mass extinction events
abline(v=perm_trias_extinction, col="red", lty=2) 
abline(v=guadalupian_extinction, col="red", lty=2)

polygon(c(time, rev(time)), c(maxHPD[remove_na], rev(minHPD[remove_na])), col = alpha('#756bb1',0.3), border = NA)
lines(time,rate[remove_na], col = '#756bb1', lwd=4)

# Add a title to the pdf
title(main="Synapsida RJMCMC 1Myr Bins", outer=TRUE, cex.main=2)

n <- dev.off()
